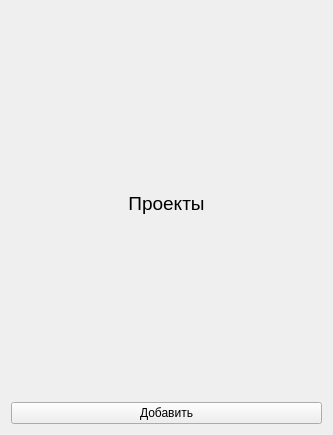
<?xml version="1.0" encoding="UTF-8"?>
<ui version="4.0">
 <class>Form</class>
 <widget class="QWidget" name="Form">
  <property name="geometry">
   <rect>
    <x>0</x>
    <y>0</y>
    <width>333</width>
    <height>435</height>
   </rect>
  </property>
  <property name="windowTitle">
   <string>Form</string>
  </property>
  <layout class="QVBoxLayout" name="verticalLayout">
   <item>
    <widget class="QLabel" name="label">
     <property name="font">
      <font>
       <pointsize>14</pointsize>
      </font>
     </property>
     <property name="text">
      <string>Проекты</string>
     </property>
     <property name="alignment">
      <set>Qt::AlignCenter</set>
     </property>
    </widget>
   </item>
   <item>
    <widget class="QPushButton" name="add_button">
     <property name="text">
      <string>Добавить</string>
     </property>
    </widget>
   </item>
  </layout>
 </widget>
 <resources/>
 <connections/>
</ui>
